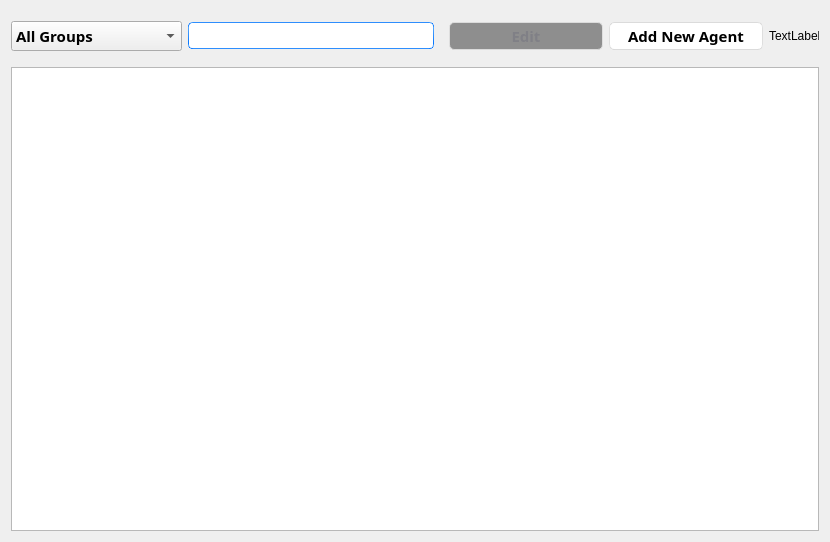
<?xml version="1.0" encoding="UTF-8"?>
<ui version="4.0">
 <class>Form</class>
 <widget class="QWidget" name="Form">
  <property name="geometry">
   <rect>
    <x>0</x>
    <y>0</y>
    <width>830</width>
    <height>542</height>
   </rect>
  </property>
  <property name="windowTitle">
   <string>Form</string>
  </property>
  <property name="styleSheet">
   <string notr="true">/*
Aqua Style Sheet for QT Applications
Author: Jaime A. Quiroga P.
Company: GTRONICK
Last updated: 22/01/2019, 07:55.
Available at: https://github.com/GTRONICK/QSS/blob/master/Aqua.qss
*/
QMainWindow {
	background-color:#ececec;
}
QTextEdit {
	border-width: 1px;
	border-style: solid;
	border-color: qlineargradient(spread:pad, x1:0.5, y1:1, x2:0.5, y2:0, stop:0 rgba(0, 113, 255, 255), stop:1 rgba(91, 171, 252, 255));
}
QPlainTextEdit {
	border-width: 1px;
	border-style: solid;
	border-color: qlineargradient(spread:pad, x1:0.5, y1:1, x2:0.5, y2:0, stop:0 rgba(0, 113, 255, 255), stop:1 rgba(91, 171, 252, 255));
}
QToolButton {
	border-style: solid;
	border-top-color: qlineargradient(spread:pad, x1:0.5, y1:1, x2:0.5, y2:0, stop:0 rgb(215, 215, 215), stop:1 rgb(222, 222, 222));
	border-right-color: qlineargradient(spread:pad, x1:0, y1:0.5, x2:1, y2:0.5, stop:0 rgb(217, 217, 217), stop:1 rgb(227, 227, 227));
	border-left-color: qlineargradient(spread:pad, x1:0, y1:0.5, x2:1, y2:0.5, stop:0 rgb(227, 227, 227), stop:1 rgb(217, 217, 217));
	border-bottom-color: qlineargradient(spread:pad, x1:0.5, y1:1, x2:0.5, y2:0, stop:0 rgb(215, 215, 215), stop:1 rgb(222, 222, 222));
	border-width: 1px;
	border-radius: 5px;
	color: rgb(0,0,0);
	padding: 2px;
	background-color: rgb(255,255,255);
}
QToolButton:hover{
	border-style: solid;
	border-top-color: qlineargradient(spread:pad, x1:0.5, y1:1, x2:0.5, y2:0, stop:0 rgb(195, 195, 195), stop:1 rgb(222, 222, 222));
	border-right-color: qlineargradient(spread:pad, x1:0, y1:0.5, x2:1, y2:0.5, stop:0 rgb(197, 197, 197), stop:1 rgb(227, 227, 227));
	border-left-color: qlineargradient(spread:pad, x1:0, y1:0.5, x2:1, y2:0.5, stop:0 rgb(227, 227, 227), stop:1 rgb(197, 197, 197));
	border-bottom-color: qlineargradient(spread:pad, x1:0.5, y1:1, x2:0.5, y2:0, stop:0 rgb(195, 195, 195), stop:1 rgb(222, 222, 222));
	border-width: 1px;
	border-radius: 5px;
	color: rgb(0,0,0);
	padding: 2px;
	background-color: rgb(255,255,255);
}
QToolButton:pressed{
	border-style: solid;
	border-top-color: qlineargradient(spread:pad, x1:0.5, y1:1, x2:0.5, y2:0, stop:0 rgb(215, 215, 215), stop:1 rgb(222, 222, 222));
	border-right-color: qlineargradient(spread:pad, x1:0, y1:0.5, x2:1, y2:0.5, stop:0 rgb(217, 217, 217), stop:1 rgb(227, 227, 227));
	border-left-color: qlineargradient(spread:pad, x1:0, y1:0.5, x2:1, y2:0.5, stop:0 rgb(227, 227, 227), stop:1 rgb(217, 217, 217));
	border-bottom-color: qlineargradient(spread:pad, x1:0.5, y1:1, x2:0.5, y2:0, stop:0 rgb(215, 215, 215), stop:1 rgb(222, 222, 222));
	border-width: 1px;
	border-radius: 5px;
	color: rgb(0,0,0);
	padding: 2px;
	background-color: rgb(142,142,142);
}
QPushButton{
	border-style: solid;
	border-top-color: qlineargradient(spread:pad, x1:0.5, y1:1, x2:0.5, y2:0, stop:0 rgb(215, 215, 215), stop:1 rgb(222, 222, 222));
	border-right-color: qlineargradient(spread:pad, x1:0, y1:0.5, x2:1, y2:0.5, stop:0 rgb(217, 217, 217), stop:1 rgb(227, 227, 227));
	border-left-color: qlineargradient(spread:pad, x1:0, y1:0.5, x2:1, y2:0.5, stop:0 rgb(227, 227, 227), stop:1 rgb(217, 217, 217));
	border-bottom-color: qlineargradient(spread:pad, x1:0.5, y1:1, x2:0.5, y2:0, stop:0 rgb(215, 215, 215), stop:1 rgb(222, 222, 222));
	border-width: 1px;
	border-radius: 5px;
	color: rgb(0,0,0);
	padding: 2px;
	background-color: rgb(255,255,255);
}
QPushButton::default{
	border-style: solid;
	border-top-color: qlineargradient(spread:pad, x1:0.5, y1:1, x2:0.5, y2:0, stop:0 rgb(215, 215, 215), stop:1 rgb(222, 222, 222));
	border-right-color: qlineargradient(spread:pad, x1:0, y1:0.5, x2:1, y2:0.5, stop:0 rgb(217, 217, 217), stop:1 rgb(227, 227, 227));
	border-left-color: qlineargradient(spread:pad, x1:0, y1:0.5, x2:1, y2:0.5, stop:0 rgb(227, 227, 227), stop:1 rgb(217, 217, 217));
	border-bottom-color: qlineargradient(spread:pad, x1:0.5, y1:1, x2:0.5, y2:0, stop:0 rgb(215, 215, 215), stop:1 rgb(222, 222, 222));
	border-width: 1px;
	border-radius: 5px;
	color: rgb(0,0,0);
	padding: 2px;
	background-color: rgb(255,255,255);
}
QPushButton:hover{
	border-style: solid;
	border-top-color: qlineargradient(spread:pad, x1:0.5, y1:1, x2:0.5, y2:0, stop:0 rgb(195, 195, 195), stop:1 rgb(222, 222, 222));
	border-right-color: qlineargradient(spread:pad, x1:0, y1:0.5, x2:1, y2:0.5, stop:0 rgb(197, 197, 197), stop:1 rgb(227, 227, 227));
	border-left-color: qlineargradient(spread:pad, x1:0, y1:0.5, x2:1, y2:0.5, stop:0 rgb(227, 227, 227), stop:1 rgb(197, 197, 197));
	border-bottom-color: qlineargradient(spread:pad, x1:0.5, y1:1, x2:0.5, y2:0, stop:0 rgb(195, 195, 195), stop:1 rgb(222, 222, 222));
	border-width: 1px;
	border-radius: 5px;
	color: rgb(0,0,0);
	padding: 2px;
	background-color: rgb(255,255,255);
}
QPushButton:pressed{
	border-style: solid;
	border-top-color: qlineargradient(spread:pad, x1:0.5, y1:1, x2:0.5, y2:0, stop:0 rgb(215, 215, 215), stop:1 rgb(222, 222, 222));
	border-right-color: qlineargradient(spread:pad, x1:0, y1:0.5, x2:1, y2:0.5, stop:0 rgb(217, 217, 217), stop:1 rgb(227, 227, 227));
	border-left-color: qlineargradient(spread:pad, x1:0, y1:0.5, x2:1, y2:0.5, stop:0 rgb(227, 227, 227), stop:1 rgb(217, 217, 217));
	border-bottom-color: qlineargradient(spread:pad, x1:0.5, y1:1, x2:0.5, y2:0, stop:0 rgb(215, 215, 215), stop:1 rgb(222, 222, 222));
	border-width: 1px;
	border-radius: 5px;
	color: rgb(0,0,0);
	padding: 2px;
	background-color: rgb(142,142,142);
}
QPushButton:disabled{
	border-style: solid;
	border-top-color: qlineargradient(spread:pad, x1:0.5, y1:1, x2:0.5, y2:0, stop:0 rgb(215, 215, 215), stop:1 rgb(222, 222, 222));
	border-right-color: qlineargradient(spread:pad, x1:0, y1:0.5, x2:1, y2:0.5, stop:0 rgb(217, 217, 217), stop:1 rgb(227, 227, 227));
	border-left-color: qlineargradient(spread:pad, x1:0, y1:0.5, x2:1, y2:0.5, stop:0 rgb(227, 227, 227), stop:1 rgb(217, 217, 217));
	border-bottom-color: qlineargradient(spread:pad, x1:0.5, y1:1, x2:0.5, y2:0, stop:0 rgb(215, 215, 215), stop:1 rgb(222, 222, 222));
	border-width: 1px;
	border-radius: 5px;
	color: #808086;
	padding: 2px;
	background-color: rgb(142,142,142);
}
QLineEdit {
	border-width: 1px; border-radius: 4px;
	border-style: solid;
	border-color: qlineargradient(spread:pad, x1:0.5, y1:1, x2:0.5, y2:0, stop:0 rgba(0, 113, 255, 255), stop:1 rgba(91, 171, 252, 255));
}
QLabel {
	color: #000000;
}
QLCDNumber {
	color: rgb(0, 113, 255, 255);
}
QProgressBar {
	text-align: center;
	color: rgb(240, 240, 240);
	border-width: 1px; 
	border-radius: 10px;
	border-color: rgb(230, 230, 230);
	border-style: solid;
	background-color:rgb(207,207,207);
}
QProgressBar::chunk {
	background-color: qlineargradient(spread:pad, x1:0.5, y1:1, x2:0.5, y2:0, stop:0 rgba(49, 147, 250, 255), stop:1 rgba(34, 142, 255, 255));
	border-radius: 10px;
}
QMenuBar {
	background-color: qlineargradient(spread:pad, x1:0.5, y1:1, x2:0.5, y2:0, stop:0 rgba(207, 209, 207, 255), stop:1 rgba(230, 229, 230, 255));
}
QMenuBar::item {
	color: #000000;
  	spacing: 3px;
  	padding: 1px 4px;
	background-color: qlineargradient(spread:pad, x1:0.5, y1:1, x2:0.5, y2:0, stop:0 rgba(207, 209, 207, 255), stop:1 rgba(230, 229, 230, 255));
}

QMenuBar::item:selected {
  	background-color: qlineargradient(spread:pad, x1:0.5, y1:1, x2:0.5, y2:0, stop:0 rgba(0, 113, 255, 255), stop:1 rgba(91, 171, 252, 255));
	color: #FFFFFF;
}
QMenu::item:selected {
	border-style: solid;
	border-top-color: transparent;
	border-right-color: transparent;
	border-left-color: qlineargradient(spread:pad, x1:0.5, y1:1, x2:0.5, y2:0, stop:0 rgba(0, 113, 255, 255), stop:1 rgba(91, 171, 252, 255));
	border-bottom-color: transparent;
	border-left-width: 2px;
	color: #000000;
	padding-left:15px;
	padding-top:4px;
	padding-bottom:4px;
	padding-right:7px;
}
QMenu::item {
	border-style: solid;
	border-top-color: transparent;
	border-right-color: transparent;
	border-left-color: transparent;
	border-bottom-color: transparent;
	border-bottom-width: 1px;
	color: #000000;
	padding-left:17px;
	padding-top:4px;
	padding-bottom:4px;
	padding-right:7px;
}
QTabWidget {
	color:rgb(0,0,0);
	background-color:#000000;
}
QTabWidget::pane {
		border-color: rgb(223,223,223);
		background-color:rgb(226,226,226);
		border-style: solid;
		border-width: 2px;
    	border-radius: 6px;
}
QTabBar::tab:first {
	border-style: solid;
	border-left-width:1px;
	border-right-width:0px;
	border-top-width:1px;
	border-bottom-width:1px;
	border-top-color: rgb(209,209,209);
	border-left-color: qlineargradient(spread:pad, x1:0.5, y1:1, x2:0.5, y2:0, stop:0 rgba(209, 209, 209, 209), stop:1 rgba(229, 229, 229, 229));
	border-bottom-color: rgb(229,229,229);
	border-top-left-radius: 4px;
	border-bottom-left-radius: 4px;
	color: #000000;
	padding: 3px;
	margin-left:0px;
	background-color: qlineargradient(spread:pad, x1:0.5, y1:1, x2:0.5, y2:0, stop:0 rgba(247, 247, 247, 255), stop:1 rgba(255, 255, 255, 255));
}
QTabBar::tab:last {
	border-style: solid;
	border-width:1px;
	border-top-color: rgb(209,209,209);
	border-left-color: qlineargradient(spread:pad, x1:0.5, y1:1, x2:0.5, y2:0, stop:0 rgba(209, 209, 209, 209), stop:1 rgba(229, 229, 229, 229));
	border-right-color: qlineargradient(spread:pad, x1:0.5, y1:1, x2:0.5, y2:0, stop:0 rgba(209, 209, 209, 209), stop:1 rgba(229, 229, 229, 229));
	border-bottom-color: rgb(229,229,229);
	border-top-right-radius: 4px;
	border-bottom-right-radius: 4px;
	color: #000000;
	padding: 3px;
	margin-left:0px;
	background-color: qlineargradient(spread:pad, x1:0.5, y1:1, x2:0.5, y2:0, stop:0 rgba(247, 247, 247, 255), stop:1 rgba(255, 255, 255, 255));
}
QTabBar::tab {
	border-style: solid;
	border-top-width:1px;
	border-bottom-width:1px;
	border-left-width:1px;
	border-top-color: rgb(209,209,209);
	border-left-color: qlineargradient(spread:pad, x1:0.5, y1:1, x2:0.5, y2:0, stop:0 rgba(209, 209, 209, 209), stop:1 rgba(229, 229, 229, 229));
	border-bottom-color: rgb(229,229,229);
	color: #000000;
	padding: 3px;
	margin-left:0px;
	background-color: qlineargradient(spread:pad, x1:0.5, y1:1, x2:0.5, y2:0, stop:0 rgba(247, 247, 247, 255), stop:1 rgba(255, 255, 255, 255));
}
QTabBar::tab:selected, QTabBar::tab:last:selected, QTabBar::tab:hover {
  	border-style: solid;
  	border-left-width:1px;
	border-right-color: transparent;
	border-top-color: rgb(209,209,209);
	border-left-color: qlineargradient(spread:pad, x1:0.5, y1:1, x2:0.5, y2:0, stop:0 rgba(209, 209, 209, 209), stop:1 rgba(229, 229, 229, 229));
	border-bottom-color: rgb(229,229,229);
	color: #FFFFFF;
	padding: 3px;
	margin-left:0px;
	background-color: qlineargradient(spread:pad, x1:0.5, y1:1, x2:0.5, y2:0, stop:0 rgba(0, 113, 255, 255), stop:1 rgba(91, 171, 252, 255));
}

QTabBar::tab:selected, QTabBar::tab:first:selected, QTabBar::tab:hover {
  	border-style: solid;
  	border-left-width:1px;
  	border-bottom-width:1px;
  	border-top-width:1px;
	border-right-color: transparent;
	border-top-color: rgb(209,209,209);
	border-left-color: qlineargradient(spread:pad, x1:0.5, y1:1, x2:0.5, y2:0, stop:0 rgba(209, 209, 209, 209), stop:1 rgba(229, 229, 229, 229));
	border-bottom-color: rgb(229,229,229);
	color: #FFFFFF;
	padding: 3px;
	margin-left:0px;
	background-color: qlineargradient(spread:pad, x1:0.5, y1:1, x2:0.5, y2:0, stop:0 rgba(0, 113, 255, 255), stop:1 rgba(91, 171, 252, 255));
}

QCheckBox {
	color: #000000;
	padding: 2px;
}
QCheckBox:disabled {
	color: #808086;
	padding: 2px;
}

QCheckBox:hover {
	border-radius:4px;
	border-style:solid;
	padding-left: 1px;
	padding-right: 1px;
	padding-bottom: 1px;
	padding-top: 1px;
	border-width:1px;
	border-color: transparent;
}
QCheckBox::indicator:checked {

	height: 10px;
	width: 10px;
	border-style:solid;
	border-width: 1px;
	border-color: qlineargradient(spread:pad, x1:0.5, y1:1, x2:0.5, y2:0, stop:0 rgba(0, 113, 255, 255), stop:1 rgba(91, 171, 252, 255));
	color: #000000;
	background-color: qlineargradient(spread:pad, x1:0.5, y1:1, x2:0.5, y2:0, stop:0 rgba(0, 113, 255, 255), stop:1 rgba(91, 171, 252, 255));
}
QCheckBox::indicator:unchecked {

	height: 10px;
	width: 10px;
	border-style:solid;
	border-width: 1px;
	border-color: qlineargradient(spread:pad, x1:0.5, y1:1, x2:0.5, y2:0, stop:0 rgba(0, 113, 255, 255), stop:1 rgba(91, 171, 252, 255));
	color: #000000;
}
QRadioButton {
	color: 000000;
	padding: 1px;
}
QRadioButton::indicator:checked {
	height: 10px;
	width: 10px;
	border-style:solid;
	border-radius:5px;
	border-width: 1px;
	border-color: qlineargradient(spread:pad, x1:0.5, y1:1, x2:0.5, y2:0, stop:0 rgba(0, 113, 255, 255), stop:1 rgba(91, 171, 252, 255));
	color: #a9b7c6;
	background-color: qlineargradient(spread:pad, x1:0.5, y1:1, x2:0.5, y2:0, stop:0 rgba(0, 113, 255, 255), stop:1 rgba(91, 171, 252, 255));
}
QRadioButton::indicator:!checked {
	height: 10px;
	width: 10px;
	border-style:solid;
	border-radius:5px;
	border-width: 1px;
	border-color: qlineargradient(spread:pad, x1:0.5, y1:1, x2:0.5, y2:0, stop:0 rgba(0, 113, 255, 255), stop:1 rgba(91, 171, 252, 255));
	color: #a9b7c6;
	background-color: transparent;
}
QStatusBar {
	color:#027f7f;
}
QSpinBox {
	border-style: solid;
	border-width: 1px;
	border-color: qlineargradient(spread:pad, x1:0.5, y1:1, x2:0.5, y2:0, stop:0 rgba(0, 113, 255, 255), stop:1 rgba(91, 171, 252, 255));
}
QDoubleSpinBox {
	border-style: solid;
	border-width: 1px;
	border-color: qlineargradient(spread:pad, x1:0.5, y1:1, x2:0.5, y2:0, stop:0 rgba(0, 113, 255, 255), stop:1 rgba(91, 171, 252, 255));
}
QTimeEdit {
	border-style: solid;
	border-width: 1px;
	border-color: qlineargradient(spread:pad, x1:0.5, y1:1, x2:0.5, y2:0, stop:0 rgba(0, 113, 255, 255), stop:1 rgba(91, 171, 252, 255));
}
QDateTimeEdit {
	border-style: solid;
	border-width: 1px;
	border-color: qlineargradient(spread:pad, x1:0.5, y1:1, x2:0.5, y2:0, stop:0 rgba(0, 113, 255, 255), stop:1 rgba(91, 171, 252, 255));
}
QDateEdit {
	border-style: solid;
	border-width: 1px;
	border-color: qlineargradient(spread:pad, x1:0.5, y1:1, x2:0.5, y2:0, stop:0 rgba(0, 113, 255, 255), stop:1 rgba(91, 171, 252, 255));
}

QToolBox {
	color: #a9b7c6;
	background-color:#000000;
}
QToolBox::tab {
	color: #a9b7c6;
	background-color:#000000;
}
QToolBox::tab:selected {
	color: #FFFFFF;
	background-color:#000000;
}
QScrollArea {
	color: #FFFFFF;
	background-color:#000000;
}
QSlider::groove:horizontal {
	height: 5px;
	background-color: qlineargradient(spread:pad, x1:0.5, y1:1, x2:0.5, y2:0, stop:0 rgba(49, 147, 250, 255), stop:1 rgba(34, 142, 255, 255));
}
QSlider::groove:vertical {
	width: 5px;
	background-color: qlineargradient(spread:pad, x1:0.5, y1:1, x2:0.5, y2:0, stop:0 rgba(49, 147, 250, 255), stop:1 rgba(34, 142, 255, 255));
}
QSlider::handle:horizontal {
	background: rgb(253,253,253);
	border-style: solid;
	border-width: 1px;
	border-color: rgb(207,207,207);
	width: 12px;
	margin: -5px 0;
	border-radius: 7px;
}
QSlider::handle:vertical {
	background: rgb(253,253,253);
	border-style: solid;
	border-width: 1px;
	border-color: rgb(207,207,207);
	height: 12px;
	margin: 0 -5px;
	border-radius: 7px;
}
QSlider::add-page:horizontal {
    background: rgb(181,181,181);
}
QSlider::add-page:vertical {
    background: rgb(181,181,181);
}
QSlider::sub-page:horizontal {
    background-color: qlineargradient(spread:pad, x1:0.5, y1:1, x2:0.5, y2:0, stop:0 rgba(49, 147, 250, 255), stop:1 rgba(34, 142, 255, 255));
}
QSlider::sub-page:vertical {
    background-color: qlineargradient(spread:pad, y1:0.5, x1:1, y2:0.5, x2:0, stop:0 rgba(49, 147, 250, 255), stop:1 rgba(34, 142, 255, 255));
}
QScrollBar:horizontal {
	max-height: 20px;
	border: 1px transparent grey;
	margin: 0px 20px 0px 20px;
}
QScrollBar:vertical {
	max-width: 20px;
	border: 1px transparent grey;
	margin: 20px 0px 20px 0px;
}
QScrollBar::handle:horizontal {
	background: rgb(253,253,253);
	border-style: solid;
	border-width: 1px;
	border-color: rgb(207,207,207);
	border-radius: 7px;
	min-width: 25px;
}
QScrollBar::handle:horizontal:hover {
	background: rgb(253,253,253);
	border-style: solid;
	border-width: 1px;
	border-color: rgb(147, 200, 200);
	border-radius: 7px;
	min-width: 25px;
}
QScrollBar::handle:vertical {
	background: rgb(253,253,253);
	border-style: solid;
	border-width: 1px;
	border-color: rgb(207,207,207);
	border-radius: 7px;
	min-height: 25px;
}
QScrollBar::handle:vertical:hover {
	background: rgb(253,253,253);
	border-style: solid;
	border-width: 1px;
	border-color: rgb(147, 200, 200);
	border-radius: 7px;
	min-height: 25px;
}
QScrollBar::add-line:horizontal {
   border: 2px transparent grey;
   border-top-right-radius: 7px;
   border-bottom-right-radius: 7px;
   background: rgba(34, 142, 255, 255);
   width: 20px;
   subcontrol-position: right;
   subcontrol-origin: margin;
}
QScrollBar::add-line:horizontal:pressed {
   border: 2px transparent grey;
   border-top-right-radius: 7px;
   border-bottom-right-radius: 7px;
   background: rgb(181,181,181);
   width: 20px;
   subcontrol-position: right;
   subcontrol-origin: margin;
}
QScrollBar::add-line:vertical {
   border: 2px transparent grey;
   border-bottom-left-radius: 7px;
   border-bottom-right-radius: 7px;
   background: rgba(34, 142, 255, 255);
   height: 20px;
   subcontrol-position: bottom;
   subcontrol-origin: margin;
}
QScrollBar::add-line:vertical:pressed {
   border: 2px transparent grey;
   border-bottom-left-radius: 7px;
   border-bottom-right-radius: 7px;
   background: rgb(181,181,181);
   height: 20px;
   subcontrol-position: bottom;
   subcontrol-origin: margin;
}
QScrollBar::sub-line:horizontal {
   border: 2px transparent grey;
   border-top-left-radius: 7px;
   border-bottom-left-radius: 7px;
   background: rgba(34, 142, 255, 255);
   width: 20px;
   subcontrol-position: left;
   subcontrol-origin: margin;
}
QScrollBar::sub-line:horizontal:pressed {
   border: 2px transparent grey;
   border-top-left-radius: 7px;
   border-bottom-left-radius: 7px;
   background: rgb(181,181,181);
   width: 20px;
   subcontrol-position: left;
   subcontrol-origin: margin;
}
QScrollBar::sub-line:vertical {
   border: 2px transparent grey;
   border-top-left-radius: 7px;
   border-top-right-radius: 7px;
   background: rgba(34, 142, 255, 255);
   height: 20px;
   subcontrol-position: top;
   subcontrol-origin: margin;
}
QScrollBar::sub-line:vertical:pressed {
   border: 2px transparent grey;
   border-top-left-radius: 7px;
   border-top-right-radius: 7px;
   background: rgb(181,181,181);
   height: 20px;
   subcontrol-position: top;
   subcontrol-origin: margin;
}
QScrollBar::left-arrow:horizontal {
   border: 1px transparent grey;
   border-top-left-radius: 3px;
   border-bottom-left-radius: 3px;
   width: 6px;
   height: 6px;
   background: white;
}
QScrollBar::right-arrow:horizontal {
   border: 1px transparent grey;
   border-top-right-radius: 3px;
   border-bottom-right-radius: 3px;
   width: 6px;
   height: 6px;
   background: white;
}
QScrollBar::up-arrow:vertical {
   border: 1px transparent grey;
   border-top-left-radius: 3px;
   border-top-right-radius: 3px;
   width: 6px;
   height: 6px;
   background: white;
}
QScrollBar::down-arrow:vertical {
   border: 1px transparent grey;
   border-bottom-left-radius: 3px;
   border-bottom-right-radius: 3px;
   width: 6px;
   height: 6px;
   background: white;
}
QScrollBar::add-page:horizontal, QScrollBar::sub-page:horizontal {
   background: none;
}
QScrollBar::add-page:vertical, QScrollBar::sub-page:vertical {
   background: none;
}</string>
  </property>
  <layout class="QVBoxLayout" name="verticalLayout_2">
   <item>
    <layout class="QHBoxLayout" name="horizontalLayout_2">
     <item>
      <widget class="QComboBox" name="groups">
       <property name="minimumSize">
        <size>
         <width>171</width>
         <height>27</height>
        </size>
       </property>
       <property name="font">
        <font>
         <family>Segoe Print</family>
         <pointsize>11</pointsize>
         <weight>75</weight>
         <bold>true</bold>
        </font>
       </property>
       <item>
        <property name="text">
         <string>All Groups</string>
        </property>
       </item>
      </widget>
     </item>
     <item>
      <widget class="QLineEdit" name="search">
       <property name="minimumSize">
        <size>
         <width>246</width>
         <height>27</height>
        </size>
       </property>
       <property name="font">
        <font>
         <family>Segoe Print</family>
         <pointsize>11</pointsize>
         <weight>75</weight>
         <bold>true</bold>
        </font>
       </property>
      </widget>
     </item>
     <item>
      <spacer name="horizontalSpacer">
       <property name="orientation">
        <enum>Qt::Horizontal</enum>
       </property>
       <property name="sizeHint" stdset="0">
        <size>
         <width>40</width>
         <height>20</height>
        </size>
       </property>
      </spacer>
     </item>
     <item>
      <widget class="QPushButton" name="edit_btn">
       <property name="enabled">
        <bool>false</bool>
       </property>
       <property name="minimumSize">
        <size>
         <width>154</width>
         <height>27</height>
        </size>
       </property>
       <property name="font">
        <font>
         <family>Segoe Print</family>
         <pointsize>11</pointsize>
         <weight>75</weight>
         <bold>true</bold>
        </font>
       </property>
       <property name="text">
        <string>Edit</string>
       </property>
      </widget>
     </item>
     <item>
      <widget class="QPushButton" name="add_btn">
       <property name="minimumSize">
        <size>
         <width>154</width>
         <height>27</height>
        </size>
       </property>
       <property name="font">
        <font>
         <family>Segoe Print</family>
         <pointsize>11</pointsize>
         <weight>75</weight>
         <bold>true</bold>
        </font>
       </property>
       <property name="text">
        <string>Add New Agent</string>
       </property>
      </widget>
     </item>
     <item>
      <widget class="QLabel" name="back_icon">
       <property name="minimumSize">
        <size>
         <width>50</width>
         <height>50</height>
        </size>
       </property>
       <property name="maximumSize">
        <size>
         <width>50</width>
         <height>50</height>
        </size>
       </property>
       <property name="cursor">
        <cursorShape>PointingHandCursor</cursorShape>
       </property>
       <property name="styleSheet">
        <string notr="true">QLabel#back_icon:hover {
	
	border-color: rgb(23, 155, 255);
}</string>
       </property>
       <property name="text">
        <string>TextLabel</string>
       </property>
       <property name="alignment">
        <set>Qt::AlignLeading|Qt::AlignLeft|Qt::AlignVCenter</set>
       </property>
      </widget>
     </item>
    </layout>
   </item>
   <item>
    <layout class="QHBoxLayout" name="horizontalLayout">
     <item>
      <widget class="QTableWidget" name="tableWidget">
       <property name="editTriggers">
        <set>QAbstractItemView::NoEditTriggers</set>
       </property>
       <property name="alternatingRowColors">
        <bool>true</bool>
       </property>
       <property name="selectionMode">
        <enum>QAbstractItemView::SingleSelection</enum>
       </property>
       <property name="selectionBehavior">
        <enum>QAbstractItemView::SelectRows</enum>
       </property>
       <property name="textElideMode">
        <enum>Qt::ElideMiddle</enum>
       </property>
       <property name="gridStyle">
        <enum>Qt::DashLine</enum>
       </property>
       <attribute name="verticalHeaderVisible">
        <bool>false</bool>
       </attribute>
      </widget>
     </item>
    </layout>
   </item>
  </layout>
 </widget>
 <resources/>
 <connections/>
</ui>
